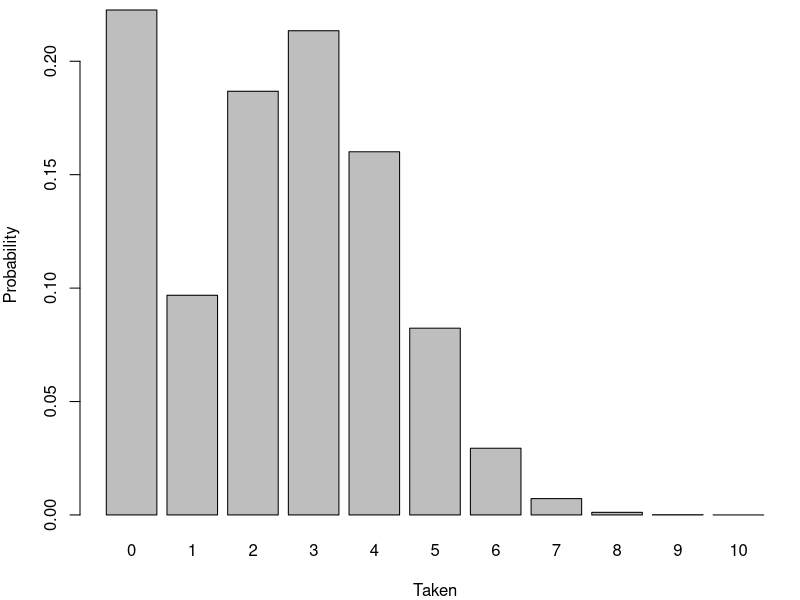
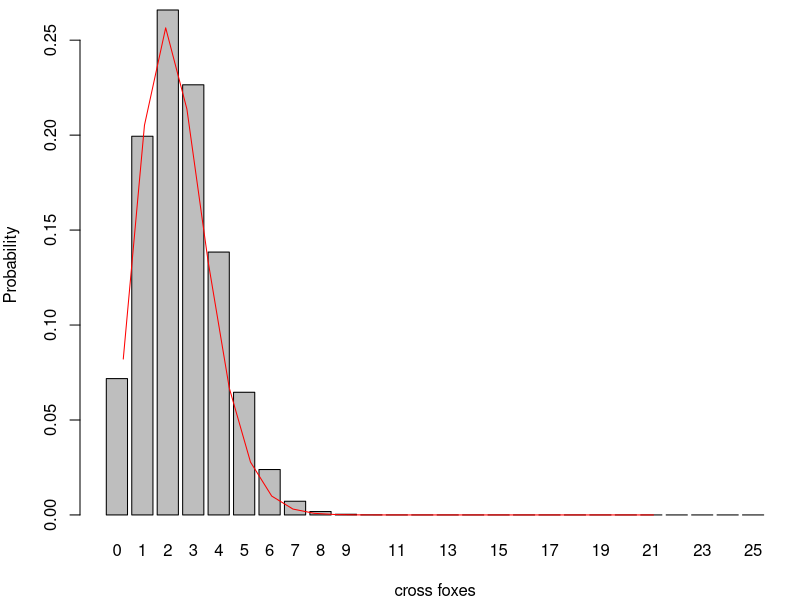
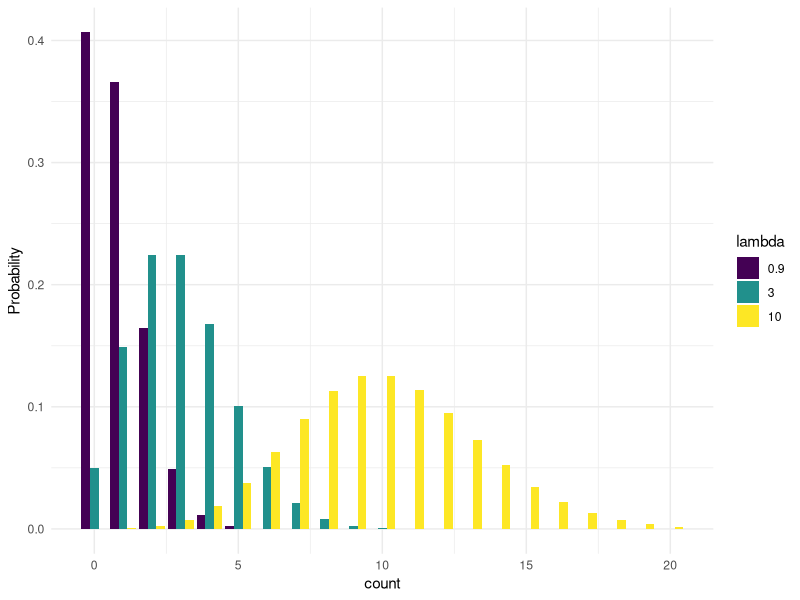
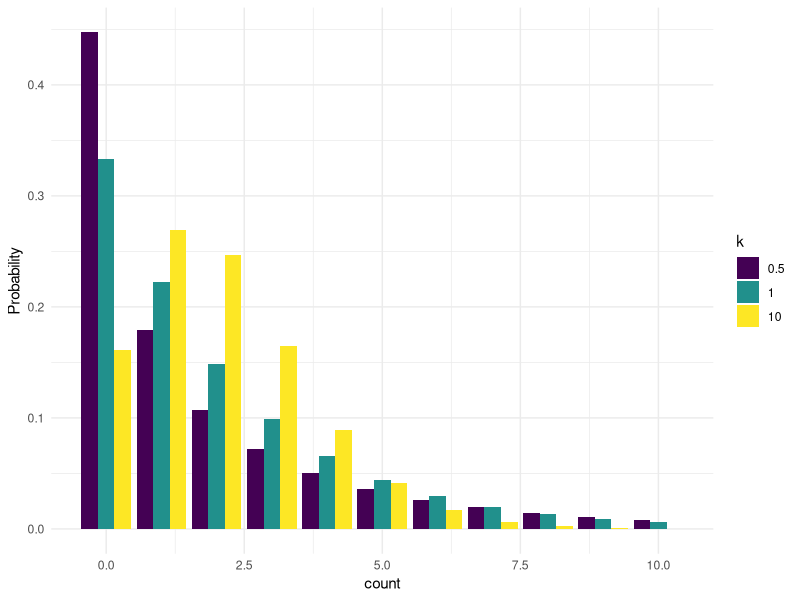
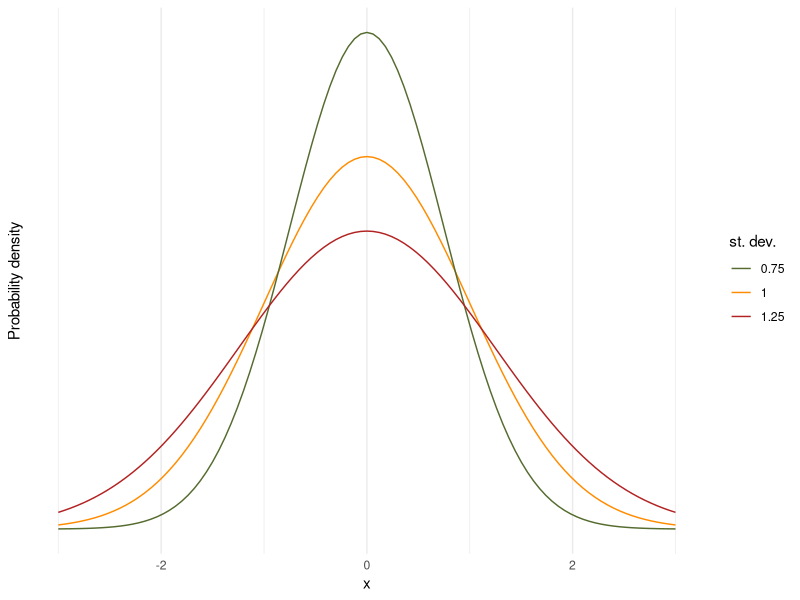
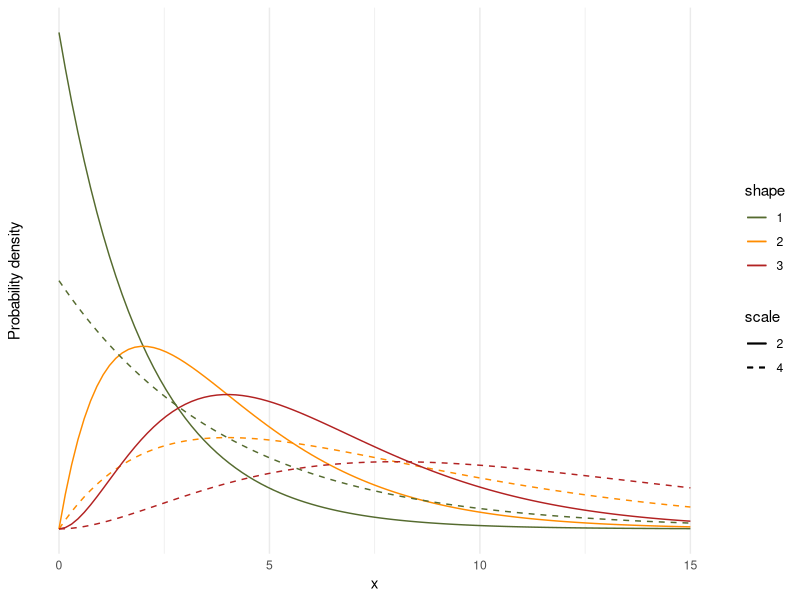
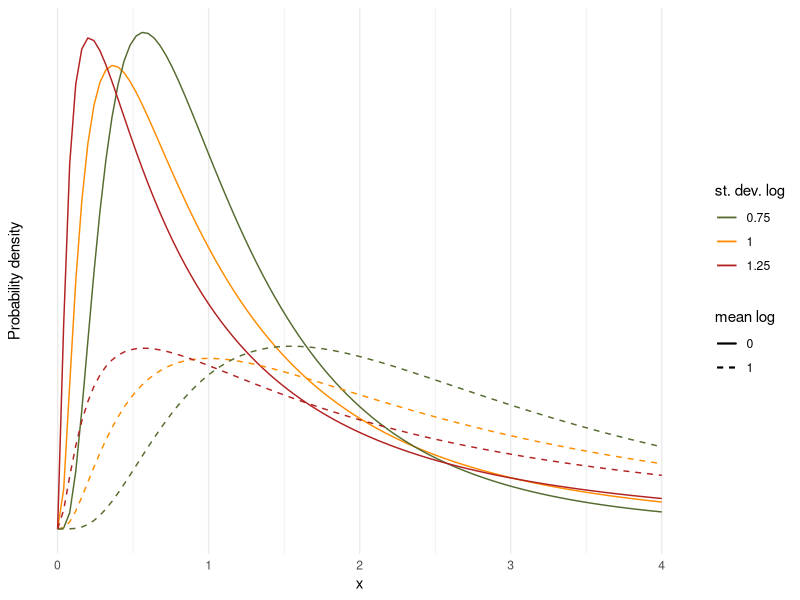

Reproduce these figures in R, in order.
## ---- chunk 1
knitr::opts_knit$set(global.par = TRUE)

library(MASS)
library(ggplot2)

## ---- chunk 2
par(mar = c(4, 4, 0.5, 0.5)) # Set margins
## ---- chunk 3
N <-10 # number of seeds per feeder
nu <- 0.8 # visit probability
p <- 0.3 # probability of taking each individual seed
dzibinom <- numeric(N+1) # Initialize an empty vector of length N+1
dzibinom[1] <- 1-nu+nu*(1-p)^N # Zero seeds taken
for(x in 1:N) { # x seeds taken
  dzibinom[x+1] <-nu*choose(N,x)*p^x*(1-p)^(N-x)}
barplot(dzibinom, names.arg=0:N, xlab="Taken", ylab="Probability")
## ---- chunk 4
N <- 25
p <- 0.1
barplot(dbinom(0:N, N, p), 
        names.arg=0:N, xlab="cross foxes", ylab="Probability")
lines(dpois(0:N, N*p), col="red") # Poisson approximation

## ---- chunk 5

N <- 20
d <- data.frame(count = rep(0:N,3),
                Probability = c(dpois(0:N, 0.9), dpois(0:N, 3), dpois(0:N, 10)),
                lambda = factor(c(rep("0.9", N+1), rep("3",N+1), rep("10",N+1)), levels=c("0.9","3","10"), ordered=T))
ggplot(d, aes(x=count, y=Probability, fill=lambda))+
  geom_col(position=position_dodge())+
  theme_minimal()

## ---- chunk 6

N <- 10
d <- data.frame(count = rep(0:N,3),
                Probability = c(dnbinom(0:N, mu=2, size = 0.5), dnbinom(0:N, mu=2, size = 1), dnbinom(0:N, mu=2, size=10)),
                k = factor(c(rep("0.5", N+1), rep("1",N+1), rep("10",N+1)), ordered=T))
ggplot(d, aes(x=count, y=Probability, fill=k))+
  geom_col(position=position_dodge())+
  theme_minimal()

## ---- chunk 7
d <- data.frame(x = c(-3, 3))
p1 <- ggplot(d, aes(x)) +
  stat_function(fun = dnorm, n = 101, args = list(mean = 0, sd = 1), aes(color="1")) +
  stat_function(fun = dnorm, n = 101, args = list(mean = 0, sd = 0.75), aes(color="0.75")) +
  stat_function(fun = dnorm, n = 101, args = list(mean = 0, sd = 1.25), aes(color="1.25")) +
  scale_colour_manual("st. dev.", values = c("darkolivegreen", "darkorange", "firebrick")) +
  ylab("Probability density") +
  scale_y_continuous(breaks = NULL)
p1+theme_minimal()
## ---- chunk 8
p1 <- ggplot(data = data.frame(x = c(0, 15)), aes(x)) +
  stat_function(fun = dgamma, n = 101, args = list(shape = 1 , scale = 2), aes(color = "1", lty="2")) + 
  stat_function(fun = dgamma, n = 101, args = list(shape = 2 , scale = 2), aes(color = "2", lty="2")) + 
  stat_function(fun = dgamma, n = 101, args = list(shape = 1 , scale = 4), aes(color = "1", lty="4")) + 
  stat_function(fun = dgamma, n = 101, args = list(shape = 2 , scale = 4), aes(color = "2", lty="4")) + 
  stat_function(fun = dgamma, n = 101, args = list(shape = 3 , scale = 2), aes(color = "3", lty="2")) + 
  stat_function(fun = dgamma, n = 101, args = list(shape = 3 , scale = 4), aes(color = "3", lty="4")) + 
  scale_colour_manual("shape", values = c("darkolivegreen", "darkorange", "firebrick")) + 
  scale_linetype_manual("scale", values = c("solid", "dashed")) +
  ylab("Probability density") +
  scale_y_continuous(breaks = NULL)
p1+theme_minimal()
## ---- chunk 9
d <- data.frame(x = c(-0, 4))
p1 <- ggplot(d, aes(x)) +
  stat_function(fun = dlnorm, n = 101, args = list(meanlog = 0, sdlog = 1), aes(color="1", lty="0")) +
  stat_function(fun = dlnorm, n = 101, args = list(meanlog = 0, sdlog = 0.75), aes(color="0.75", lty="0")) +
  stat_function(fun = dlnorm, n = 101, args = list(meanlog = 0, sdlog = 1.25), aes(color="1.25", lty="0")) +
  stat_function(fun = dlnorm, n = 101, args = list(meanlog = 1, sdlog = 1), aes(color="1", lty="1")) +
  stat_function(fun = dlnorm, n = 101, args = list(meanlog = 1, sdlog = 0.75), aes(color="0.75", lty="1")) +
  stat_function(fun = dlnorm, n = 101, args = list(meanlog = 1, sdlog = 1.25), aes(color="1.25", lty="1")) +
  scale_colour_manual("st. dev. log", values = c("darkolivegreen", "darkorange", "firebrick")) +
  scale_linetype_manual("mean log", values = c("solid", "dashed")) +
  ylab("Probability density") +
  scale_y_continuous(breaks = NULL)
p1+theme_minimal()
